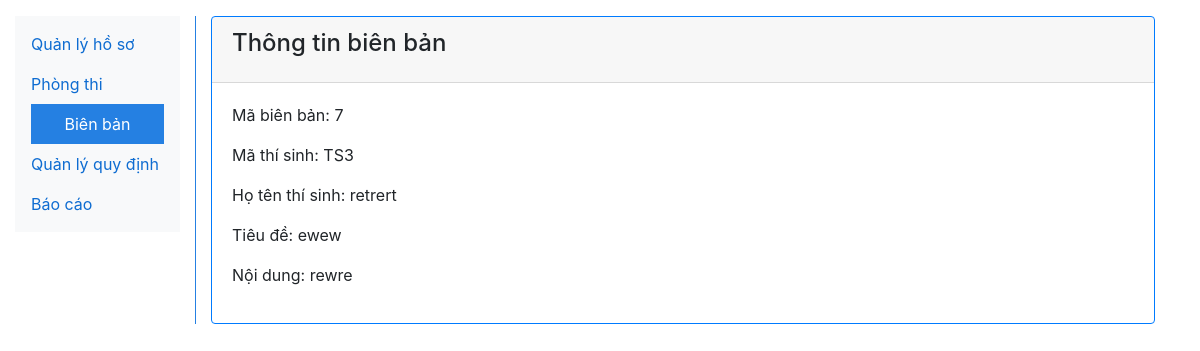
The app's page /?viewprot=7 with its own data.
### tables this page shows
CREATE TABLE `bienban` (
  `id` int(11) NOT NULL COMMENT 'Khóa chính',
  `thisinh_id` int(11) NOT NULL COMMENT 'Khóa ngoại bảng ThiSinh',
  `tieude` varchar(100) NOT NULL COMMENT 'Tiêu đề biên bản',
  `noidung` longtext NOT NULL COMMENT 'Nội dung biên bản'
);

CREATE TABLE `thisinh` (
  `id` int(11) NOT NULL COMMENT 'Khóa chính',
  `mathisinh` varchar(20) NOT NULL COMMENT 'Mã thí sinh',
  `hoten` varchar(30) NOT NULL COMMENT 'Họ tên',
  `ngaysinh` date NOT NULL COMMENT 'Ngày sinh',
  `diachi` text NOT NULL COMMENT 'Địa chỉ',
  `socmt` varchar(50) NOT NULL COMMENT 'Số chứng minh thư',
  `ngaydangkythi` datetime DEFAULT current_timestamp() COMMENT 'Ngày đăng ký dự thi',
  `sodienthoai` varchar(20) DEFAULT NULL COMMENT 'Số điện thoại',
  `gioitinh` int(10) DEFAULT 1 COMMENT 'Giới tính (1: nam, 2: nữ, 3: khác)',
  `avatar_photo_path` longtext DEFAULT NULL
);

### libs/Database.php (called while the page is built, shortened)
<?php
class Database
{
    private $__host, $__username, $__password, $__database;
    protected $_mysqli = null, $_pdo = null;
    public function __construct()
    {
        $this->__host = HOST;
        $this->__username = USERNAME;
        $this->__password = PASSWORD;
        $this->__database = DATABASE;
    }
    public function getMysqliConnection(): mysqli
    {
        if ($this->_mysqli === null) {
            $this->_mysqli = new mysqli($this->__host, $this->__username, $this->__password, $this->__database);
        }
        return $this->_mysqli;
    }
    public function getPdoConnection(): PDO
    {
        if ($this->_pdo === null) {
            try {
                $this->_pdo = new PDO("mysql:host=" . $this->__host . ";dbname=" . $this->__database, $this->__username, $this->__password);
                $this->_pdo->setAttribute(PDO::ATTR_ERRMODE, PDO::ERRMODE_EXCEPTION);
            }
            catch (PDOException $e) {
                throw $e;
            }
        }
        return $this->_pdo;
    }
}

### services/BienBanService.php (called while the page is built, shortened)
<?php
include_once APP_PATH . '/repos/BienBanRepo.php';
class BienBanService extends BaseService implements IBienBanInterface
{
    private $_bienBanRepo = null;
    public function __construct()
    {
        $this->_bienBanRepo = new BienBanRepo();
    }
    public function getByIdWithThiSinh($id): mysqli_result|bool
    {
        return $this->_bienBanRepo->getByIdWithThiSinh($id);
    }
}

### classes/BienBan.php (called while the page is built, shortened)
<?php
include_once APP_PATH . '/services/BienBanService.php';
class BienBan extends Model
{
    private $__service;
    public function __construct()
    {
        $this->__service = new BienBanService();
    }
    public function getByIdWithThiSinh($id): mysqli_result|bool
    {
        return $this->__service->getByIdWithThiSinh($id);
    }
}

### repos/BaseRepo.php (called while the page is built, shortened)
<?php
include_once APP_PATH . '/libs/Database.php';
class BaseRepo extends Database implements IBaseInterface
{
    public function __construct($table)
    {
        $this->__table = $table;
    }
}

### repos/BienBanRepo.php (called while the page is built, shortened)
<?php
include_once APP_PATH . '/repos/BaseRepo.php';
class BienBanRepo extends BaseRepo implements IBienBanInterface
{
    private $__table = 'bienban';
    public function getByIdWithThiSinh($id): mysqli_result|bool
    {
        try {
            $stmt = $this->_mysqli->prepare("
            SELECT *
            FROM thisinh
            INNER JOIN " . $this->__table . " ON thisinh.id = " . $this->__table . ".thisinh_id WHERE " . $this->__table . ".id = ?
        ");
            $stmt->bind_param('s', $id);
            $stmt->execute();
            $result = $stmt->get_result();
        } catch (mysqli_sql_exception $e) {
            throw $e;
        }
        return $result;
    }
}

### views/bienban/XemBienBan.php (the view)
<?php
include_once APP_PATH . '/classes/BienBan.php';
$bb = new BienBan();
if (isset($_GET['viewprot'])) $bienban = $bb->getByIdWithThiSinh($_GET['viewprot']);
else $bienban = null;
if (!empty($bienban = $bienban->fetch_object())) {
?>
    <div class="view_profile">
        <div class="card border-primary">
            <div class="card-header">
                <h4 class="card-title">Thông tin biên bản</h4>
            </div>
            <div class="card-body">
                <div class="card-text">
                    <p>Mã biên bản: <?php echo $bienban->id ?></p>
                    <p>Mã thí sinh: <?php echo $bienban->mathisinh ?></p>
                    <p>Họ tên thí sinh: <?php echo $bienban->hoten ?></p>
                    <p>Tiêu đề: <?php echo $bienban->tieude ?></p>
                    <p>Nội dung: <?php echo $bienban->noidung ?></p>
                </div>
            </div>
        </div>
    </div>
<?php } ?>

### records on screen
bienban: id "7", thisinh.mathisinh "TS3", thisinh.hoten "retrert", tieude "ewew", noidung "rewre"
